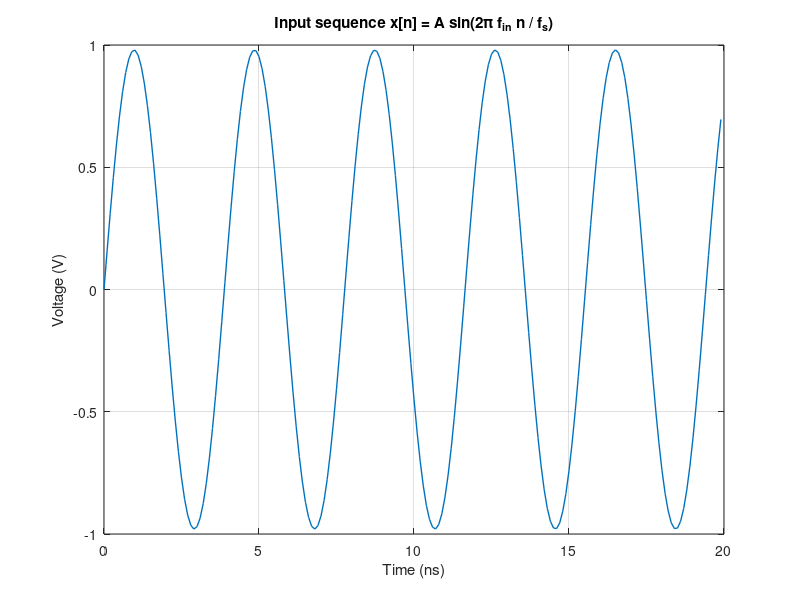
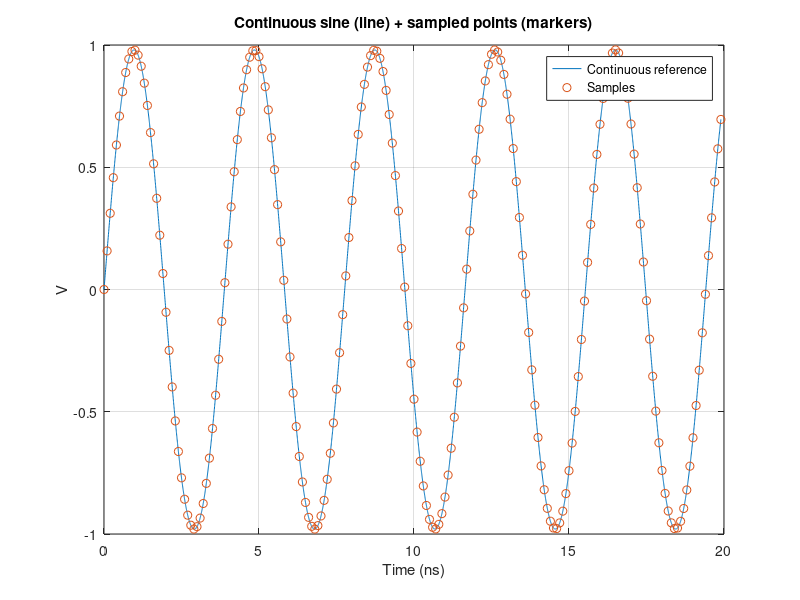
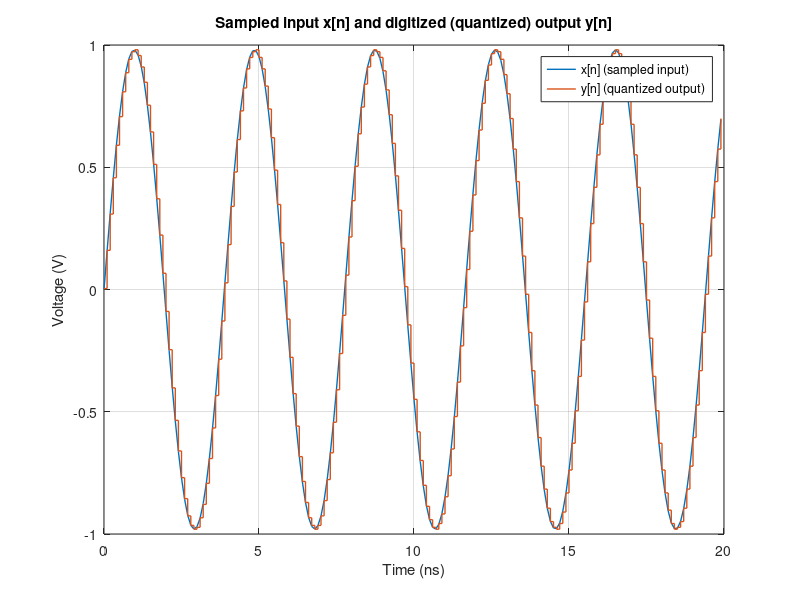
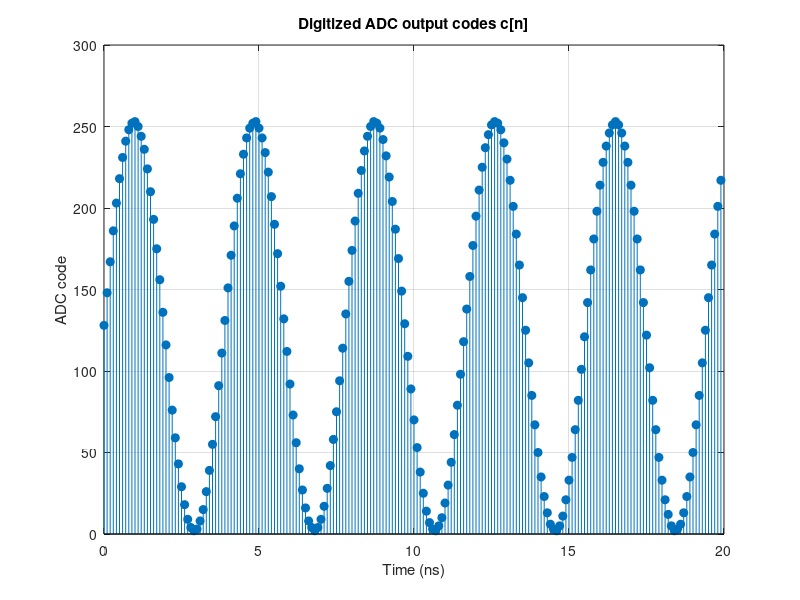

MATLAB code to generate these figures, in order: (Note: this script raises an error after producing the figures.)
% Assignment 1 - 8-bit ADC Characterizatiom
% Part 1: Ideal 8-bit ADC
%% Generating Coherent input sine x[n]
clear;
clc;
close all;

fs = 10e9;
M = 8192;
Vpp = 2.0;
A = 0.98*(Vpp/2);
phi =0;

prime = 211;
fin = (prime/M)*fs;
n = (0:M-1).';
t = n/fs;

x = A*sin(2*pi*fin*t+phi);

fprintf('fs   = %.3f GHz\n', fs/1e9);
fprintf('M    = %d\n', M);
fprintf('prime    = %d\n', prime);
fprintf('fin  = %.6f MHz\n', fin/1e6);

Ns = 200;
figure;
plot(t(1:Ns)*1e9, x(1:Ns), 'LineWidth', 1);
grid on;
xlabel('Time (ns)'); ylabel('Voltage (V)');
title('Input sequence x[n] = A sin(2π f_{in} n / f_s)');

Ns = 200;
tseg = t(1:Ns);
tfine = linspace(tseg(1), tseg(end), 5000);
xfine = A*sin(2*pi*fin*tfine + phi);

figure;
plot(tfine*1e9, xfine, '-'); hold on;
plot(tseg*1e9, x(1:Ns), 'o');
grid on;
xlabel('Time (ns)'); ylabel('V');
title('Continuous sine (line) + sampled points (markers)');
legend('Continuous reference','Samples');

%% Digitize sampled sequence
N = 8;
LSB = Vpp / (2^N);

x_clip = min(max(x, -Vpp/2), (Vpp/2 - LSB));
code = floor( (x_clip + Vpp/2) / LSB );
code = max(0, min(code, 2^N - 1));

y = (code+0.5)*LSB-Vpp/2;
fprintf("LSB (Delta) = %.6f V\n", LSB);
fprintf("x:    min=%.6f, max=%.6f\n", min(x), max(x));
fprintf("y:    min=%.6f, max=%.6f\n", min(y), max(y));
fprintf("code: min=%d, max=%d\n", min(code), max(code));

Ns = 200;
figure;
plot(t(1:Ns)*1e9, x(1:Ns), 'LineWidth', 1); hold on;
stairs(t(1:Ns)*1e9, y(1:Ns), 'LineWidth', 1);
grid on;
xlabel('Time (ns)'); ylabel('Voltage (V)');
title('Sampled input x[n] and digitized (quantized) output y[n]');
legend('x[n] (sampled input)', 'y[n] (quantized output)');
figure;
stem(t(1:Ns)*1e9, code(1:Ns), 'filled');
grid on;
xlabel('Time (ns)'); ylabel('ADC code');
title('Digitized ADC output codes c[n]');
%% Computing SNR, SFDR, SINAD, ENOB
guard = 1;
max_harmonic = 5;
Y = fft(y,M);

Knyq = M/2;
P2 = (abs(Y)/M).^2;
P1 = P2(1:Knyq+1);

P = P1;
P(2:end-1) = 2*P(2:end-1);

f = (0:Knyq).'* (fs/M);

% --- Convert to dBFS (power) ---
Vrms_fs = (Vpp/2)/sqrt(2);   % full-scale sine RMS (for dBFS reference)
PdBFS = 10*log10(P/(Vrms_fs^2) + eps);

[~, kFund] = max(P(2:end));  
kFund = kFund + 1;           
k0 = kFund - 1;

mark = @(mask,k) set_bins(mask,k,guard,Knyq);

mask_dc = false(size(P));
mask_dc(1) = true;           % DC bin

% Signal mask
mask_sig = false(size(P));
mask_sig = mark(mask_sig, k0);

Psig = sum(P(mask_sig));

% SINAD - Noise + Distortion
mask_sinad_excl = false(size(P));
mask_sinad_excl = mask_dc;
mask_sinad_excl = mark(mask_sinad_excl, k0);

Pnd = sum(P(~mask_sinad_excl));
SINAD = 10*log10(Psig/(Pnd + eps));    % dB

%SNR 
mask_snr_excl = false(size(P));
mask_snr_excl = mask_dc;
mask_snr_excl = mark(mask_snr_excl, k0);

for h = 2:max_harmonic
    kh = mod(h*k0, M);       % 0..M-1 (0-based)
    if kh > Knyq
        kh = M - kh;         % fold to 0..Knyq (alias)
    end
    mask_snr_excl = mark(mask_snr_excl, kh);
end

Pnoise = sum(P(~mask_snr_excl));
SNR = 10*log10(Psig/(Pnoise + eps));    % dB

%SFDR - Spurious Free Dyn. Range
mask_sfdr_excl = false(size(P));
mask_sfdr_excl = mask_dc;
mask_sfdr_excl = mark(mask_sfdr_excl, k0);

Pspur = max(P(~mask_sfdr_excl));
SFDR = 10*log10(Psig/(Pspur + eps));    % dBc (relative to carrier)

%ENOB
ENOB = (SINAD - 1.76)/6.02;

fprintf('\n--- FFT Metrics (8192-pt) ---\n');
fprintf('Fundamental bin = %d (%.6f MHz)\n', k0, f(k0+1)/1e6);
fprintf('SNR   = %.2f dB\n', SNR);
fprintf('SINAD = %.2f dB\n', SINAD);
fprintf('SFDR  = %.2f dBc\n', SFDR);
fprintf('ENOB  = %.2f bits\n', ENOB);


%% ---- FFT plot with ADI-style horizontal markers + SFDR brackets ----

% Levels in dBFS (power)
carrier_dBFS = 10*log10(Psig/(Vrms_fs^2) + eps);
spur_dBFS    = 10*log10(Pspur/(Vrms_fs^2) + eps);

figure;
plot(f/1e9, PdBFS, 'LineWidth', 1);
grid on;
xlabel('Frequency (GHz)');
ylabel('Power (dBFS)');
title(sprintf('Output Spectrum (M=%d, fs=%.1f GS/s, fin=%.3f MHz)', M, fs/1e9, fin/1e6));
xlim([0 fs/(2*1e9)]);

% Give yourself some headroom for labels
ylim([-160 5]);
hold on;

% --- Horizontal markers ---
yline(0, 'k--', 'LineWidth', 1);               % Full-scale (0 dBFS)
yline(carrier_dBFS, 'k--', 'LineWidth', 1);   % Carrier level
yline(spur_dBFS, 'k--', 'LineWidth', 1);      % Worst spur level

% Labels for markers (simple, not cluttered)
ax = gca;
xr = ax.XLim;
x_textL = xr(1) + 0.02*(xr(2)-xr(1));
x_textR = xr(1) + 0.62*(xr(2)-xr(1));

text(x_textL,  0+2,           'FULL SCALE (0 dBFS)', 'FontWeight','bold');
text(x_textR,  spur_dBFS+2,   'WORST SPUR LEVEL',    'FontWeight','bold');

% --- SFDR brackets ---
% SFDR(dBc): carrier - spur
x_sfdr_dbc = xr(1) + 0.80*(xr(2)-xr(1));
draw_vbracket(x_sfdr_dbc, spur_dBFS, carrier_dBFS, sprintf('SFDR = %.2f dBc', SFDR));

% SFDR(dBFS): fullscale - spur
x_sfdr_dbfs = xr(1) + 0.90*(xr(2)-xr(1));
draw_vbracket(x_sfdr_dbfs, spur_dBFS, 0, sprintf('SFDR = %.2f dBFS', -spur_dBFS));

metrics_txt = sprintf(['SINAD = %.2f dB\n' ...
                       'SNR   = %.2f dB\n' ...
                       'SFDR  = %.2f dBc\n' ...
                       'ENOB  = %.2f bits'], ...
                       SINAD, SNR, SFDR, ENOB);

x_box = xr(1) + 0.60*(xr(2)-xr(1));
y_box = ax.YLim(1) + 0.90*(ax.YLim(2)-ax.YLim(1));
text(x_box, y_box, metrics_txt, ...
    'FontName','Consolas', 'FontSize', 11, ...
    'BackgroundColor','w', 'EdgeColor','k', 'Margin', 8);

hold off;
%% Part B - Adding Random Noise
% Find max random noise without losing more than 1-bit ENOB
% Gaussian noise is added before quantization
% Model: x_noisy = x + sigma * randn()
% Estimate ENOB via averaging over multiple noise realizations.

ENOB0    = ENOB;            % baseline ENOB from ideal case above
ENOB_min = ENOB0 - 1.0;     % allowed drop <= 1 bit

MC = 20;                    % number of noise realizations per sigma (increase if jittery)
rng(1);                     % reproducible runs

relTol  = 1e-3;             % relative tolerance on sigma bracket
maxIter = 40;

fprintf('\n--- Part B (Refined): Additive random noise ---\n');
fprintf('Baseline ENOB0 = %.4f bits; Threshold ENOB_min = %.4f bits\n', ENOB0, ENOB_min);

% Function handle: average ENOB over MC noise realizations
evalENOB = @(sigma) mean_enob_for_sigma(sigma, MC, x, Vpp, LSB, N, fs, M, guard, max_harmonic);

% -------------------- 1) Bracket the boundary --------------------
sigma_lo = 0;                     % definitely safe
ENOB_lo  = evalENOB(sigma_lo);

sigma_hi = 1e-6;                  % start very small
ENOB_hi  = evalENOB(sigma_hi);

grow = 2.0;
sigma_hi_max = 10*Vpp;            % safety cap (absurdly large)

while ENOB_hi >= ENOB_min
    sigma_lo = sigma_hi;
    ENOB_lo  = ENOB_hi;

    sigma_hi = sigma_hi * grow;
    if sigma_hi > sigma_hi_max
        error('Failed to bracket: ENOB never dropped below threshold up to sigma=%.3g', sigma_hi_max);
    end
    ENOB_hi = evalENOB(sigma_hi);
end

fprintf('Bracket found:\n');
fprintf('  sigma_lo = %.6g Vrms (ENOB=%.4f)  [SAFE]\n', sigma_lo, ENOB_lo);
fprintf('  sigma_hi = %.6g Vrms (ENOB=%.4f)  [FAIL]\n', sigma_hi, ENOB_hi);

% -------------------- 2) Binary search in log-space --------------------
for it = 1:maxIter
    sigma_mid = 10.^((log10(sigma_lo) + log10(sigma_hi))/2);
    ENOB_mid  = evalENOB(sigma_mid);

    if ENOB_mid >= ENOB_min
        sigma_lo = sigma_mid;
        ENOB_lo  = ENOB_mid;
    else
        sigma_hi = sigma_mid;
        ENOB_hi  = ENOB_mid;
    end

    if (sigma_hi/sigma_lo - 1) < relTol
        break;
    end
end

sigma_star = sigma_lo;     % max tolerated (still safe)
ENOB_star  = ENOB_lo;

fprintf('\nRefined max tolerated noise:\n');
fprintf('  sigma* = %.8g Vrms\n', sigma_star);
fprintf('  ENOB(sigma*) = %.4f bits (drop = %.4f bits)\n', ENOB_star, ENOB0-ENOB_star);
fprintf('  Final bracket ratio hi/lo - 1 = %.3g\n', (sigma_hi/sigma_lo - 1));

% --- Build ONE representative spectrum at sigma* (single realization) ---
w = randn(size(x));
x_noisy = x + sigma_star*w;

% Clip to ADC input range (avoid hard clipping dominating)
x_noisy = min(max(x_noisy, -Vpp/2), (Vpp/2 - LSB));

% Quantize
code_n = floor((x_noisy + Vpp/2)/LSB);
code_n = max(0, min(code_n, 2^N - 1));
y_n = (code_n + 0.5)*LSB - Vpp/2;

% Compute metrics for this realization (for plot)
[SNR_n, SINAD_n, SFDR_n, ENOB_n, k0_n, P_n, PdBFS_n, f_n] = ...
    adc_metrics_fft(y_n, fs, M, Vpp, guard, max_harmonic);

fprintf('\nOne-realization metrics at sigma* (for plotted spectrum):\n');
fprintf('  SNR   = %.2f dB\n', SNR_n);
fprintf('  SINAD = %.2f dB\n', SINAD_n);
fprintf('  SFDR  = %.2f dBc\n', SFDR_n);
fprintf('  ENOB  = %.2f bits\n', ENOB_n);

%% ---- Plot noisy FFT with the same ADI-style markers + SFDR brackets ----
Knyq = M/2;
mask_sfdr_excl = false(size(P_n));
mask_sfdr_excl(1) = true;                  % DC
mask_sfdr_excl = set_bins(mask_sfdr_excl, k0_n, guard, Knyq);

Psig_n = sum(P_n(set_bins(false(size(P_n)), k0_n, guard, Knyq)));
Pspur_n = max(P_n(~mask_sfdr_excl));

Vrms_fs = (Vpp/2)/sqrt(2);
carrier_dBFS = 10*log10(Psig_n/(Vrms_fs^2) + eps);
spur_dBFS    = 10*log10(Pspur_n/(Vrms_fs^2) + eps);

figure;
plot(f_n/1e9, PdBFS_n, 'LineWidth', 1);
grid on; xlabel('Frequency (GHz)'); ylabel('Power (dBFS)');
title(sprintf('Noisy Output Spectrum (ENOB drop target 1 bit, \\sigma*=%.3g Vrms)', sigma_star));
xlim([0 fs/(2*1e9)]); ylim([-160 5]); hold on;

yline(0,'k--','LineWidth',1);
yline(carrier_dBFS,'k--','LineWidth',1);
yline(spur_dBFS,'k--','LineWidth',1);

ax = gca; xr = ax.XLim;
x_textL = xr(1)+0.02*(xr(2)-xr(1));
x_textR = xr(1)+0.62*(xr(2)-xr(1));
text(x_textR, spur_dBFS+2, 'WORST SPUR LEVEL','FontWeight','bold');

x_sfdr_dbc  = xr(1)+0.80*(xr(2)-xr(1));
x_sfdr_dbfs = xr(1)+0.90*(xr(2)-xr(1));
draw_vbracket(x_sfdr_dbc,  spur_dBFS, carrier_dBFS, sprintf('SFDR = %.2f dBc', SFDR_n));
draw_vbracket(x_sfdr_dbfs, spur_dBFS, 0,           sprintf('SFDR = %.2f dBFS', -spur_dBFS));

metrics_txt = sprintf(['SINAD = %.2f dB\n' ...
                       'SNR   = %.2f dB\n' ...
                       'SFDR  = %.2f dBc\n' ...
                       'ENOB  = %.2f bits\n' ...
                       '\\sigma* = %.3g Vrms'], ...
                       SINAD_n, SNR_n, SFDR_n, ENOB_n, sigma_star);

x_box = xr(1)+0.60*(xr(2)-xr(1));
y_box = ax.YLim(1)+0.90*(ax.YLim(2)-ax.YLim(1));
text(x_box, y_box, metrics_txt, ...
    'FontName','Consolas','FontSize',11,'BackgroundColor','w','EdgeColor','k','Margin',8);

hold off;
